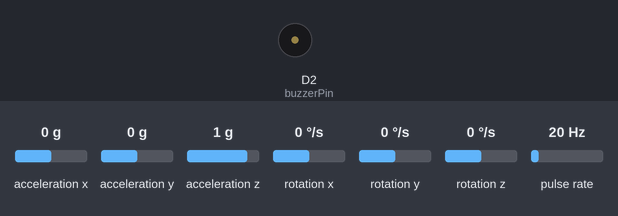
The sketch below on a simulated ESP8266 (NodeMCU). Shown: buzzer (waves = sounding, pin HIGH). Wiring (inferred from the names in the program): pulse sensor: data D5; MPU-6050 motion sensor at I2C address 0x68. The inputs (shaded band) are chosen by the test bench; at power-on: acceleration z 1 g, acceleration x 0 g, acceleration y 0 g, rotation x 0 °/s, rotation y 0 °/s, rotation z 0 °/s, pulse rate 20 Hz. WiFi joins after 1.5 s; servers stay silent unless stated; uploads are accepted with an empty reply; what the sketch prints to the serial monitor is not drawn.

Above: at 2.8 s.
2.9 s: acceleration z set to 0.1 g
5.9 s: acceleration z set to -0.2 g
8.9 s: acceleration z set to 1.4 g
At 9.7 s:
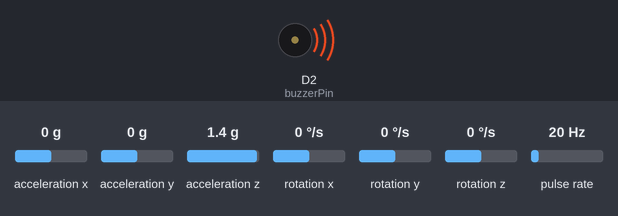
Timing chart, 0 to 11.9 s (numbered marks = the images above; inputs shaded):
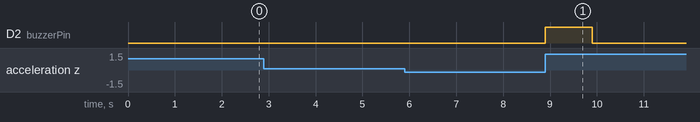

The sketch:

Send_Temp_Acc_Apike_and_Speed_to_firebase.ino
```cpp
#include <ESP8266WiFi.h>
#include <ESP8266HTTPClient.h>
#include <WiFiClientSecure.h>
#include <Wire.h>

const char* ssid = "Raminda_rulzz_";
const char* password = "Raminda@123";
const char* firebaseHost = "nodemcu5575-default-rtdb.asia-southeast1.firebasedatabase.app";
const char* firebaseAuth = "HWrrY1F1QjJrkKZkwgQgXaCia56yK6JefnoJ6r0F";

WiFiClientSecure client;

const int sensorPin = D5;          // Speed sensor pin
const uint8_t scl = D6, sda = D7;  // MPU6050 I2C pins
const uint8_t buzzerPin = D2;      // Buzzer pin for acceleration spike

unsigned long previousMillis = 0;
const long interval = 5000;  // 5-second interval for speed calculation
volatile int pulseCount = 0;
bool accelerationSpike = false;

// MPU6050 Slave Device Address
const uint8_t MPU6050SlaveAddress = 0x68;

// MPU6050 configurations
const uint8_t MPU6050_REGISTER_SMPLRT_DIV = 0x19;
const uint8_t MPU6050_REGISTER_USER_CTRL = 0x6A;
const uint8_t MPU6050_REGISTER_PWR_MGMT_1 = 0x6B;
const uint8_t MPU6050_REGISTER_PWR_MGMT_2 = 0x6C;
const uint8_t MPU6050_REGISTER_CONFIG = 0x1A;
const uint8_t MPU6050_REGISTER_GYRO_CONFIG = 0x1B;
const uint8_t MPU6050_REGISTER_ACCEL_CONFIG = 0x1C;
const uint8_t MPU6050_REGISTER_FIFO_EN = 0x23;
const uint8_t MPU6050_REGISTER_INT_ENABLE = 0x38;
const uint8_t MPU6050_REGISTER_ACCEL_XOUT_H = 0x3B;
const uint8_t MPU6050_REGISTER_SIGNAL_PATH_RESET = 0x68;

// sensitivity scale factor respective to full scale setting provided in datasheet
const uint16_t AccelScaleFactor = 16384;
const uint16_t GyroScaleFactor = 131;

double lastAx = 0, lastAy = 0, lastAz = 0;
int16_t AccelX, AccelY, AccelZ, Temperature, GyroX, GyroY, GyroZ;

unsigned long spikeTimestamp = 0;
const long spikeDuration = 5000;  // Duration to keep the spike status as true in milliseconds


void IRAM_ATTR sensorInterrupt() {
  pulseCount++;
}

void setup() {
  Serial.begin(115200);
  WiFi.begin(ssid, password);
  while (WiFi.status() != WL_CONNECTED) {
    delay(500);
    Serial.print(".");
  }
  Serial.println("Connected to WiFi");

  pinMode(sensorPin, INPUT_PULLUP);
  pinMode(buzzerPin, OUTPUT);
  attachInterrupt(digitalPinToInterrupt(sensorPin), sensorInterrupt, FALLING);
  Wire.begin(sda, scl);

  client.setInsecure();
  MPU6050_Init();
}

void loop() {
  unsigned long currentMillis = millis();

  // Read accelerometer and temperature values continuously
  Read_RawValue(MPU6050SlaveAddress, MPU6050_REGISTER_ACCEL_XOUT_H);
  double Ax = (double)AccelX / AccelScaleFactor;
  double Ay = (double)AccelY / AccelScaleFactor;
  double Az = (double)AccelZ / AccelScaleFactor;
  double T = (double)Temperature / 340 + 36.53;  // Temperature formula

  // Detect acceleration spikes continuously
  bool currentAccelerationSpike = abs(Ax - lastAx) > 1.5 || abs(Ay - lastAy) > 1.5 || abs(Az - lastAz) > 1.5;
  if (currentAccelerationSpike) {
    spikeTimestamp = currentMillis;  // Update the timestamp of the last spike
    digitalWrite(buzzerPin, HIGH);
    delay(1000);  // Adjust duration as needed
    digitalWrite(buzzerPin, LOW);
  }
  if (currentMillis - spikeTimestamp <= spikeDuration) {
    accelerationSpike = true;
  } else {
    accelerationSpike = currentAccelerationSpike;
  }

  // Update the last accelerometer readings
  lastAx = Ax;
  lastAy = Ay;
  lastAz = Az;

  // Perform speed calculation at the specified interval
  if (currentMillis - previousMillis >= interval) {
    previousMillis = currentMillis;
    detachInterrupt(sensorPin);

    double circumference = 3.14159265358979323846 * 25;  // Circumference in mm
    double revolutions = pulseCount / 20.0;
    double distance = revolutions * circumference / 1000000;  // Distance in km
    double speed = distance / (5.0 / 3600);                   // Speed in km/h

    Serial.print("Speed: ");
    Serial.print(speed);
    Serial.println(" km/h");

    // Upload the sensor values to Firebase
    uploadSensorValueToFirebase(speed, accelerationSpike, T);

    // Reset pulse count for the next speed calculation
    pulseCount = 0;
    attachInterrupt(digitalPinToInterrupt(sensorPin), sensorInterrupt, FALLING);
  }

  // Optionally, you can print the accelerometer and temperature data outside the speed calculation block for continuous monitoring
  Serial.print("Ax: ");
  Serial.print(Ax);
  Serial.print(" Ay: ");
  Serial.print(Ay);
  Serial.print(" Az: ");
  Serial.print(Az);
  Serial.print(" T: ");
  Serial.println(T);
}

void uploadSensorValueToFirebase(double speed, bool accelerationSpike, double temperature) {
  if (WiFi.status() == WL_CONNECTED) {
    HTTPClient http;

    // Speed
    http.begin(client, String("https://") + firebaseHost + "/blackbox_values/speed.json?auth=" + firebaseAuth);
    http.addHeader("Content-Type", "application/json");
    String payload = "{\"speed\":" + String(speed, 6) + "}";
    int httpResponseCode = http.PUT(payload);
    if (httpResponseCode > 0) {
      Serial.print("Firebase Speed Response: ");
      Serial.println(http.getString());
    } else {
      Serial.print("Error on Speed Upload: ");
      Serial.println(httpResponseCode);
    }
    http.end();

    // Acceleration Spike
    http.begin(client, String("https://") + firebaseHost + "/blackbox_values/acceleration_spike.json?auth=" + firebaseAuth);
    payload = "{\"value\":" + String(accelerationSpike ? "true" : "false") + "}";
    httpResponseCode = http.PUT(payload);
    if (httpResponseCode > 0) {
      Serial.print("Firebase Acceleration Spike Response: ");
      Serial.println(http.getString());
    } else {
      Serial.print("Error on Acceleration Spike Upload: ");
      Serial.println(httpResponseCode);
    }
    http.end();

    // Temperature
    http.begin(client, String("https://") + firebaseHost + "/blackbox_values/bus_temperature.json?auth=" + firebaseAuth);
    payload = "{\"temperature\":" + String(temperature, 2) + "}";
    httpResponseCode = http.PUT(payload);
    if (httpResponseCode > 0) {
      Serial.print("Firebase Temperature Response: ");
      Serial.println(http.getString());
    } else {
      Serial.print("Error on Temperature Upload: ");
      Serial.println(httpResponseCode);
    }
    http.end();

  } else {
    Serial.println("Error in WiFi connection");
    digitalWrite(buzzerPin, HIGH);
    delay(500);
    digitalWrite(buzzerPin, LOW);
    delay(500);
    digitalWrite(buzzerPin, HIGH);
    delay(500);
    digitalWrite(buzzerPin, LOW);
    delay(500);
    digitalWrite(buzzerPin, HIGH);
    delay(500);
    digitalWrite(buzzerPin, LOW);
    delay(500);
    digitalWrite(buzzerPin, HIGH);
    delay(500);
    digitalWrite(buzzerPin, LOW);
    delay(1000);
  }
}

void MPU6050_Init() {
  delay(150);
  I2C_Write(MPU6050SlaveAddress, MPU6050_REGISTER_SMPLRT_DIV, 0x07);
  I2C_Write(MPU6050SlaveAddress, MPU6050_REGISTER_PWR_MGMT_1, 0x01);
  I2C_Write(MPU6050SlaveAddress, MPU6050_REGISTER_PWR_MGMT_2, 0x00);
  I2C_Write(MPU6050SlaveAddress, MPU6050_REGISTER_CONFIG, 0x00);
  I2C_Write(MPU6050SlaveAddress, MPU6050_REGISTER_GYRO_CONFIG, 0x00);   // set +/-250 degree/second full scale
  I2C_Write(MPU6050SlaveAddress, MPU6050_REGISTER_ACCEL_CONFIG, 0x00);  // set +/- 2g full scale
  I2C_Write(MPU6050SlaveAddress, MPU6050_REGISTER_FIFO_EN, 0x00);
  I2C_Write(MPU6050SlaveAddress, MPU6050_REGISTER_INT_ENABLE, 0x01);
  I2C_Write(MPU6050SlaveAddress, MPU6050_REGISTER_SIGNAL_PATH_RESET, 0x00);
  I2C_Write(MPU6050SlaveAddress, MPU6050_REGISTER_USER_CTRL, 0x00);
}

void I2C_Write(uint8_t deviceAddress, uint8_t regAddress, uint8_t data) {
  Wire.beginTransmission(deviceAddress);
  Wire.write(regAddress);
  Wire.write(data);
  Wire.endTransmission();
}

// Read all 14 registers
void Read_RawValue(uint8_t deviceAddress, uint8_t regAddress) {
  Wire.beginTransmission(deviceAddress);
  Wire.write(regAddress);
  Wire.endTransmission();
  Wire.requestFrom(deviceAddress, (uint8_t)14);
  AccelX = (((int16_t)Wire.read() << 8) | Wire.read());
  AccelY = (((int16_t)Wire.read() << 8) | Wire.read());
  AccelZ = (((int16_t)Wire.read() << 8) | Wire.read());
  Temperature = (((int16_t)Wire.read() << 8) | Wire.read());
  GyroX = (((int16_t)Wire.read() << 8) | Wire.read());
  GyroY = (((int16_t)Wire.read() << 8) | Wire.read());
  GyroZ = (((int16_t)Wire.read() << 8) | Wire.read());
}
```

Measured:
- after the input at 8.9 s, D2 (buzzerPin): LOW → HIGH at once, → LOW 1.0 s later
